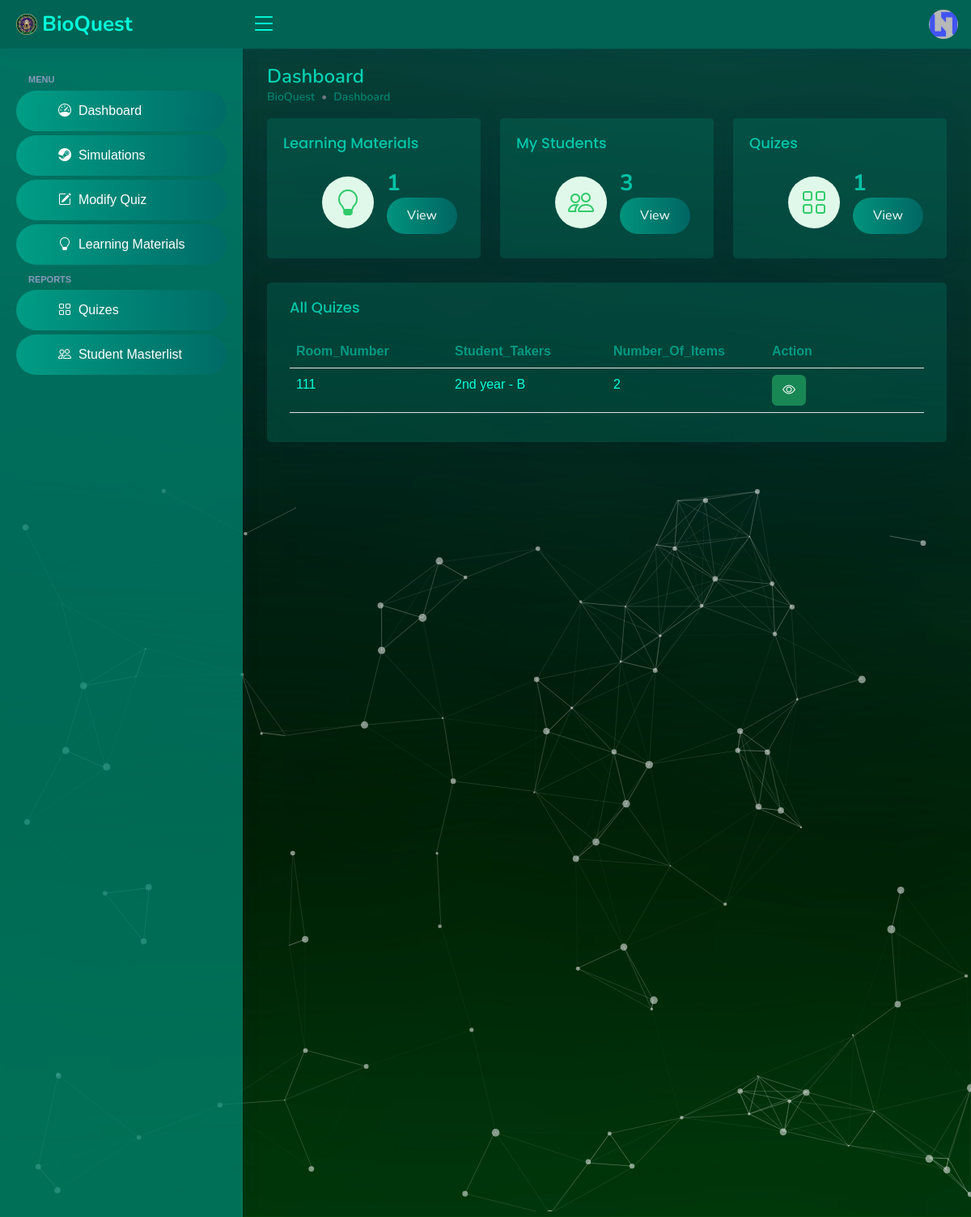
The page /teacher/teacher-dashboard.php (signed in) on the database its author committed.
### tables this page shows
CREATE TABLE IF NOT EXISTS `tbl_teacher` (
  `id` int NOT NULL AUTO_INCREMENT,
  `email` varchar(50) NOT NULL,
  `username` varchar(50) NOT NULL,
  `password` varchar(50) NOT NULL,
  `firstname` varchar(50) NOT NULL,
  `middlename` varchar(50) NOT NULL,
  `lastname` varchar(50) NOT NULL,
  `img_url` varchar(50) NOT NULL,
  `created_at` varchar(50) NOT NULL,
  `year_level` int NOT NULL,
  `section` int NOT NULL,
  PRIMARY KEY (`id`)
);

CREATE TABLE IF NOT EXISTS `tbl_quiz` (
  `id` int NOT NULL AUTO_INCREMENT,
  `year_level` int NOT NULL,
  `section_id` int NOT NULL,
  `room_number` int NOT NULL,
  `direction` text NOT NULL,
  `item_number` int NOT NULL,
  `question` text NOT NULL,
  `choice1` text NOT NULL,
  `choice2` text NOT NULL,
  `choice3` text NOT NULL,
  `choice4` text NOT NULL,
  `correct_answer` text NOT NULL,
  `teacher_id` int NOT NULL,
  `created_at` varchar(50) NOT NULL,
  `updated_at` varchar(50) NOT NULL,
  PRIMARY KEY (`id`)
);

CREATE TABLE IF NOT EXISTS `tbl_year_level` (
  `id` int NOT NULL AUTO_INCREMENT,
  `year_level` varchar(50) NOT NULL,
  PRIMARY KEY (`id`)
);

CREATE TABLE IF NOT EXISTS `tbl_section` (
  `id` int NOT NULL AUTO_INCREMENT,
  `section` varchar(50) NOT NULL,
  PRIMARY KEY (`id`)
);

### teacher/teacher-dashboard.php (the view, shortened to what this page needs)
<?php
include('../database-connection.php');
if (isset($_SESSION['id'])) {
    $teacher_id = $_SESSION['id'];
    $stmt = $conn->prepare('SELECT * FROM tbl_teacher WHERE id = ?');
    $stmt->bind_param('i', $teacher_id);
    $stmt->execute();
    $result = $stmt->get_result();
    $row = $result->fetch_assoc();
    $year_level = $row['year_level'];
    $section = $row['section'];
?>
    <!DOCTYPE html>
    <html lang="en">
    <head>
        <?php include '../other-includes/head.php' ?>
    </head>
    <body>
        <?php include 'top-nav.php' ?>
        <?php include 'side-nav.php' ?>
        <div id="start">
            <div id="particles-js">
                <main id="main">
                    <div class="pagetitle">
                        <h1>Dashboard</h1>
                        <nav style="--bs-breadcrumb-divider: '•';">
                            <ol class="breadcrumb">
                                <li class="breadcrumb-item">BioQuest</li>
                                <li class="breadcrumb-item">Dashboard</li>
                            </ol>
                        </nav>
                    </div>
                    <section class="section dashboard">
                        <div class="row">
                            <div class="col-xxl-4 col-md-4">
                                <div class="card info-card small-card">
                                    <div class="card-body">
                                        <h5 class="card-title">Learning Materials</h5>
                                        <div class="d-flex align-items-center">
                                            <div class="ms-5 card-icon rounded-circle d-flex align-items-center justify-content-center">
                                                <i class="bi bi-lightbulb"></i>
                                            </div>
                                            <div class="ps-3">
                                                <?php
                                                $stmt = $conn->prepare('SELECT * FROM tbl_topics');
                                                $stmt->execute();
                                                $result = $stmt->get_result();
                                                $topic_items = mysqli_num_rows($result);
                                                echo "<h6>$topic_items &nbsp; <a href='topics.php'><button class='btn-custom'>View</button></a></h6>";
                                                ?>
                                            </div>
                                        </div>
                                    </div>
                                </div>
                            </div>
                            <div class="col-xxl-4 col-md-4">
                                <div class="card info-card small-card">
                                    <div class="card-body">
                                        <h5 class="card-title">My Students</h5>
                                        <div class="d-flex align-items-center">
                                            <div class="ms-5 card-icon rounded-circle d-flex align-items-center justify-content-center">
                                                <i class="bi bi-people"></i>
                                            </div>
                                            <div class="ps-3">
                                                <?php
                                                $stmt = $conn->prepare('SELECT * FROM tbl_student WHERE year_level = ? AND section = ?');
                                                $stmt->bind_param('ii', $year_level, $section);
                                                $stmt->execute();
                                                $result = $stmt->get_result();
                                                $students = mysqli_num_rows($result);
                                                echo "<h6>$students &nbsp; <a href='students-masterlist.php'><button class='btn-custom'>View</button></a></h6>";
                                                ?>
                                            </div>
                                        </div>
                                    </div>
                                </div>
                            </div>
                            <div class="col-xxl-4 col-md-4">
                                <div class="card info-card small-card">
                                    <div class="card-body">
                                        <h5 class="card-title">Quizes</h5>
                                        <div class="d-flex align-items-center">
                                            <div class="ms-5 card-icon rounded-circle d-flex align-items-center justify-content-center">
                                                <i class="bi bi-grid"></i>
                                            </div>
                                            <div class="ps-3">
                                                <?php
                                                $stmt = $conn->prepare('SELECT * FROM tbl_quiz WHERE teacher_id = ? GROUP BY room_number');
                                                $stmt->bind_param('i', $teacher_id);
                                                $stmt->execute();
                                                $result = $stmt->get_result();
                                                $quizes = mysqli_num_rows($result);
                                                echo "<h6>$quizes &nbsp; <a href='quizes.php'><button class='btn-custom'>View</button></a></h6>";
                                                ?>
                                            </div>
                                        </div>
                                    </div>
                                </div>
                            </div>
                        </div>
                        <div class="row">
                            <div class="col-lg-12">
                                <div class="card px-2">
                                    <div class="card-body">
                                        <h5 class="card-title">All Quizes</h5>
                                        <div class="table-responsive">
                                            <table class="table" id="table">
                                                <colgroup>
                                                    <col width="20%">
                                                    <col width="20%">
                                                    <col width="20%">
                                                    <col width="20%">
                                                </colgroup>
                                                <thead class="bg-secondary-light">
                                                    <tr>
                                                        <th>Room_Number</th>
                                                        <th>Student_Takers</th>
                                                        <th>Number_Of_Items</th>
                                                        <th>Action</th>
                                                    </tr>
                                                </thead>
                                                <tbody>
                                                    <?php
                                                    $stmt = $conn->prepare(' SELECT
                                                    tbl_quiz.id,
                                                    tbl_year_level.year_level,
                                                    tbl_section.section,
                                                    tbl_quiz.teacher_id,
                                                    tbl_quiz.room_number,
                                                    COUNT(tbl_quiz.room_number) AS num_items
                                                    FROM tbl_quiz
                                                    INNER JOIN tbl_year_level ON tbl_quiz.year_level = tbl_year_level.id
                                                    INNER JOIN tbl_section ON tbl_quiz.section_id = tbl_section.id
                                                    WHERE tbl_quiz.teacher_id = ?
                                                    GROUP BY tbl_quiz.room_number
                                                    ORDER BY tbl_quiz.id DESC');
                                                    $stmt->bind_param('i', $teacher_id);
                                                    $stmt->execute();
                                                    $result = $stmt->get_result();
                                                    while ($row = $result->fetch_assoc()) {
                                                        $year_level = $row['year_level'];
                                                        $section = $row['section'];
                                                        $room_number = $row['room_number'];
                                                        $num_items = $row['num_items'];
                                                        echo '
                                                    <tr>
                                                        <td>' . $room_number . '</td>
                                                        <td>' . $year_level . ' - ' . $section . '</td>
                                                        <td>' . $num_items . '</td>
                                                        <td>
                                                            <a href="view-quiz.php?room_number=' . $room_number . '" title="View Quiz">
                                                                <button class="btn btn-success">
                                                                    <i class="bi bi-eye"></i>
                                                                </button>
                                                            </a>
                                                        </td>
                                                    </tr>
                                                ';
                                                    }
                                                    ?>
                                                </tbody>
                                            </table>
                                        </div>
                                    </div>
                                </div>
                            </div>
                        </div>
                    </section>
                </main>
            </div>
        </div>
    </body>
    </html>
<?php
} else {
    header("Location: ../index.php");
}

### teacher/top-nav.php (shortened to what this page needs)
<?php
include '../database-connection.php';
$stmt = $conn->prepare(' SELECT * FROM tbl_teacher WHERE id = ? ');
$stmt->bind_param('i', $_SESSION['id']);
$stmt->execute();
$result = $stmt->get_result();
$row = $result->fetch_assoc();
$img_url = $row['img_url'];
?>
<header id="header" class="header fixed-top d-flex align-items-center">
    <div class="d-flex align-items-center justify-content-between">
        <a href="#" class="logo d-flex align-items-center">
            <img src="../assets/img/logo.png" alt="">
            <span class="d-none d-lg-block">BioQuest</span>
        </a>
        <i class="bi bi-list toggle-sidebar-btn"></i>
    </div>
    <nav class="header-nav ms-auto">
        <ul class="d-flex align-items-center">
            <li class="nav-item dropdown pe-3">
                <a class="nav-link nav-profile d-flex align-items-center pe-0" href="#" data-bs-toggle="dropdown">
                    <img src="../assets/img/profiles/<?php echo $img_url ?>" alt="Profile" class="rounded-circle">
                </a>
            </li>
        </ul>
    </nav>
</header>

### teacher/assets/css/style.css (style rules this page uses)
:root { --primary-color: #00c2a5; --secondary-color: #004b40; scroll-behavior: smooth; }
body { color: #444444; margin: 0; font-family: 'Source Sans Pro', sans-serif; background: #000; }
a { color: #4154f1; text-decoration: none; }
h1, h2, h3, h4, h5, h6 { font-family: "Nunito", sans-serif; }
#main { margin-top: 60px; padding: 20px 30px; transition: all 0.3s; }
.pagetitle { margin-bottom: 10px; }
.pagetitle h1 { font-size: 24px; margin-bottom: 0; font-weight: 600; color: #00d3b3; }
.card { margin-bottom: 30px; border: none; border-radius: 5px; box-shadow: 0px 0 30px rgba(1, 41, 112, 0.1); background-color: #007b684c; }
.card-title { padding: 20px 0 15px 0; font-size: 18px; font-weight: 500; color: #00c6a8; font-family: "Poppins", sans-serif; }
.card-body { padding: 0 20px 20px 20px; }
.breadcrumb { font-size: 14px; font-family: "Nunito", sans-serif; color: #899bbd; font-weight: 600; }
.breadcrumb .breadcrumb-item { color: #00debd72; }
.logo { line-height: 1; }
@media (min-width: 1200px) { .logo { width: 280px; } }
.logo img { max-height: 26px; margin-right: 6px; }
.logo span { font-size: 26px; font-weight: 700; color: #00ffd9; font-family: "Nunito", sans-serif; }
.header { transition: all 0.5s; z-index: 997; height: 60px; box-shadow: 0px 2px 20px rgba(1, 41, 112, 0.1); background-color: #008672bd; padding-left: 20px; }
.header .toggle-sidebar-btn { font-size: 32px; padding-left: 10px; cursor: pointer; color: #00ffd9; }
.header-nav ul { list-style: none; }
.header-nav>ul { margin: 0; padding: 0; }
.header-nav .nav-profile { color: #00ffd9; }
.header-nav .nav-profile img { max-height: 36px; }
@media (min-width: 1200px) { #main, #footer { margin-left: 300px; } }
.dashboard .info-card { padding-bottom: 10px; background-color: #007b684c; }
.dashboard .info-card h6 { font-size: 28px; color: #00c2a5; font-weight: 700; margin: 0; padding: 0; }
.dashboard .card-icon { font-size: 32px; line-height: 0; width: 64px; height: 64px; flex-shrink: 0; flex-grow: 0; }
.dashboard .small-card .card-icon { color: #2eca6a; background: #e0f8e9; }
.dashboard p, .dashboard h2, .dashboard h3, table th, table td, #timer { color: #00ffd9; }
table th { color: #009982; }
#start { background: url(../images/bg1.jpg) no-repeat; background-size: cover; -webkit-background-size: cover; -moz-background-size: cover; -o-background-size: cover; -ms-background-size: cover; background-attachment: fixed; position: relative; }
#particles-js { width: 100%; background-image: url('../../images/bg1.jpg'); background-size: cover; background-position: 50% 50%; background-repeat: no-repeat; }
.btn-custom { display: inline-block; padding: 13px 25px; text-align: center; text-decoration: none; font-size: 16px; border: none; border-radius: 35px; cursor: pointer; color: #fff; background: linear-gradient(to right, #00ad93bd, #003546ea); background-size: 200% 100%; transition: background-position 0.5s ease-in-out; }

### rows shown on the page
tbl_teacher: img_url (placeholder picture)
tbl_quiz: room_number "111", tbl_year_level.year_level "2nd year", section.section "B", num_items "2"

### other values the page prints
$topic_items "1"
$students "3"
$quizes "1"
